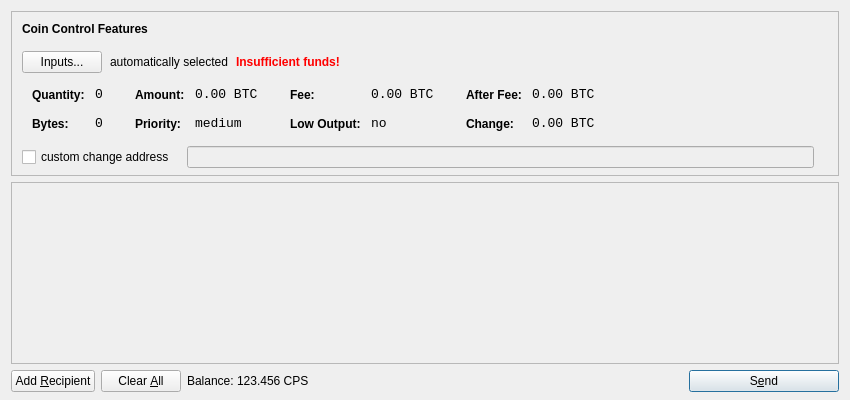
<?xml version="1.0" encoding="UTF-8"?>
<ui version="4.0">
 <class>SendCoinsDialog</class>
 <widget class="QDialog" name="SendCoinsDialog">
  <property name="geometry">
   <rect>
    <x>0</x>
    <y>0</y>
    <width>850</width>
    <height>400</height>
   </rect>
  </property>
  <property name="windowTitle">
   <string>Send Coins</string>
  </property>
  <layout class="QVBoxLayout" name="verticalLayout" stretch="0,1,0">
   <property name="bottomMargin">
    <number>8</number>
   </property>
   <item>
    <widget class="QFrame" name="frameCoinControl">
     <property name="sizePolicy">
      <sizepolicy hsizetype="Expanding" vsizetype="Expanding">
       <horstretch>0</horstretch>
       <verstretch>0</verstretch>
      </sizepolicy>
     </property>
     <property name="maximumSize">
      <size>
       <width>16777215</width>
       <height>16777215</height>
      </size>
     </property>
     <property name="frameShape">
      <enum>QFrame::StyledPanel</enum>
     </property>
     <property name="frameShadow">
      <enum>QFrame::Sunken</enum>
     </property>
     <layout class="QVBoxLayout" name="verticalLayoutCoinControl2">
      <property name="spacing">
       <number>-1</number>
      </property>
      <property name="leftMargin">
       <number>0</number>
      </property>
      <property name="topMargin">
       <number>0</number>
      </property>
      <property name="rightMargin">
       <number>0</number>
      </property>
      <property name="bottomMargin">
       <number>6</number>
      </property>
      <item>
       <layout class="QVBoxLayout" name="verticalLayoutCoinControl" stretch="0,0,0,0,1">
        <property name="spacing">
         <number>0</number>
        </property>
        <property name="leftMargin">
         <number>10</number>
        </property>
        <property name="topMargin">
         <number>10</number>
        </property>
        <item>
         <layout class="QHBoxLayout" name="horizontalLayoutCoinControl1">
          <property name="bottomMargin">
           <number>15</number>
          </property>
          <item>
           <widget class="QLabel" name="labelCoinControlFeatures">
            <property name="sizePolicy">
             <sizepolicy hsizetype="Preferred" vsizetype="Maximum">
              <horstretch>0</horstretch>
              <verstretch>0</verstretch>
             </sizepolicy>
            </property>
            <property name="font">
             <font>
              <weight>75</weight>
              <bold>true</bold>
             </font>
            </property>
            <property name="styleSheet">
             <string notr="true">font-weight:bold;</string>
            </property>
            <property name="text">
             <string>Coin Control Features</string>
            </property>
           </widget>
          </item>
         </layout>
        </item>
        <item>
         <layout class="QHBoxLayout" name="horizontalLayoutCoinControl2" stretch="0,0,0,0">
          <property name="spacing">
           <number>8</number>
          </property>
          <property name="bottomMargin">
           <number>10</number>
          </property>
          <item>
           <widget class="QPushButton" name="pushButtonCoinControl">
            <property name="styleSheet">
             <string notr="true"/>
            </property>
            <property name="text">
             <string>Inputs...</string>
            </property>
           </widget>
          </item>
          <item>
           <widget class="QLabel" name="labelCoinControlAutomaticallySelected">
            <property name="text">
             <string>automatically selected</string>
            </property>
            <property name="margin">
             <number>5</number>
            </property>
           </widget>
          </item>
          <item>
           <widget class="QLabel" name="labelCoinControlInsuffFunds">
            <property name="font">
             <font>
              <weight>75</weight>
              <bold>true</bold>
             </font>
            </property>
            <property name="styleSheet">
             <string notr="true">color:red;font-weight:bold;</string>
            </property>
            <property name="text">
             <string>Insufficient funds!</string>
            </property>
            <property name="margin">
             <number>5</number>
            </property>
           </widget>
          </item>
          <item>
           <spacer name="horizontalSpacerCoinControl">
            <property name="orientation">
             <enum>Qt::Horizontal</enum>
            </property>
            <property name="sizeHint" stdset="0">
             <size>
              <width>40</width>
              <height>1</height>
             </size>
            </property>
           </spacer>
          </item>
         </layout>
        </item>
        <item>
         <widget class="QWidget" name="widgetCoinControl" native="true">
          <property name="sizePolicy">
           <sizepolicy hsizetype="Preferred" vsizetype="Preferred">
            <horstretch>0</horstretch>
            <verstretch>0</verstretch>
           </sizepolicy>
          </property>
          <property name="minimumSize">
           <size>
            <width>0</width>
            <height>0</height>
           </size>
          </property>
          <property name="styleSheet">
           <string notr="true"/>
          </property>
          <layout class="QHBoxLayout" name="horizontalLayoutCoinControl5">
           <property name="margin">
            <number>0</number>
           </property>
           <item>
            <layout class="QHBoxLayout" name="horizontalLayoutCoinControl3" stretch="0,0,0,1">
             <property name="spacing">
              <number>20</number>
             </property>
             <property name="topMargin">
              <number>0</number>
             </property>
             <property name="bottomMargin">
              <number>10</number>
             </property>
             <item>
              <layout class="QFormLayout" name="formLayoutCoinControl1">
               <property name="horizontalSpacing">
                <number>10</number>
               </property>
               <property name="verticalSpacing">
                <number>14</number>
               </property>
               <property name="leftMargin">
                <number>10</number>
               </property>
               <property name="topMargin">
                <number>4</number>
               </property>
               <property name="rightMargin">
                <number>6</number>
               </property>
               <item row="0" column="0">
                <widget class="QLabel" name="labelCoinControlQuantityText">
                 <property name="styleSheet">
                  <string notr="true">font-weight:bold;</string>
                 </property>
                 <property name="text">
                  <string>Quantity:</string>
                 </property>
                 <property name="margin">
                  <number>0</number>
                 </property>
                </widget>
               </item>
               <item row="0" column="1">
                <widget class="QLabel" name="labelCoinControlQuantity">
                 <property name="font">
                  <font>
                   <family>Monospace</family>
                   <pointsize>10</pointsize>
                  </font>
                 </property>
                 <property name="cursor">
                  <cursorShape>IBeamCursor</cursorShape>
                 </property>
                 <property name="contextMenuPolicy">
                  <enum>Qt::ActionsContextMenu</enum>
                 </property>
                 <property name="text">
                  <string notr="true">0</string>
                 </property>
                 <property name="margin">
                  <number>0</number>
                 </property>
                 <property name="textInteractionFlags">
                  <set>Qt::LinksAccessibleByMouse|Qt::TextSelectableByKeyboard|Qt::TextSelectableByMouse</set>
                 </property>
                </widget>
               </item>
               <item row="1" column="0">
                <widget class="QLabel" name="labelCoinControlBytesText">
                 <property name="styleSheet">
                  <string notr="true">font-weight:bold;</string>
                 </property>
                 <property name="text">
                  <string>Bytes:</string>
                 </property>
                </widget>
               </item>
               <item row="1" column="1">
                <widget class="QLabel" name="labelCoinControlBytes">
                 <property name="font">
                  <font>
                   <family>Monospace</family>
                   <pointsize>10</pointsize>
                  </font>
                 </property>
                 <property name="cursor">
                  <cursorShape>IBeamCursor</cursorShape>
                 </property>
                 <property name="contextMenuPolicy">
                  <enum>Qt::ActionsContextMenu</enum>
                 </property>
                 <property name="text">
                  <string notr="true">0</string>
                 </property>
                 <property name="textInteractionFlags">
                  <set>Qt::LinksAccessibleByMouse|Qt::TextSelectableByKeyboard|Qt::TextSelectableByMouse</set>
                 </property>
                </widget>
               </item>
              </layout>
             </item>
             <item>
              <layout class="QFormLayout" name="formLayoutCoinControl2">
               <property name="horizontalSpacing">
                <number>10</number>
               </property>
               <property name="verticalSpacing">
                <number>14</number>
               </property>
               <property name="leftMargin">
                <number>6</number>
               </property>
               <property name="topMargin">
                <number>4</number>
               </property>
               <property name="rightMargin">
                <number>6</number>
               </property>
               <item row="0" column="0">
                <widget class="QLabel" name="labelCoinControlAmountText">
                 <property name="styleSheet">
                  <string notr="true">font-weight:bold;</string>
                 </property>
                 <property name="text">
                  <string>Amount:</string>
                 </property>
                 <property name="margin">
                  <number>0</number>
                 </property>
                </widget>
               </item>
               <item row="0" column="1">
                <widget class="QLabel" name="labelCoinControlAmount">
                 <property name="font">
                  <font>
                   <family>Monospace</family>
                   <pointsize>10</pointsize>
                  </font>
                 </property>
                 <property name="cursor">
                  <cursorShape>IBeamCursor</cursorShape>
                 </property>
                 <property name="contextMenuPolicy">
                  <enum>Qt::ActionsContextMenu</enum>
                 </property>
                 <property name="text">
                  <string notr="true">0.00 BTC</string>
                 </property>
                 <property name="textInteractionFlags">
                  <set>Qt::LinksAccessibleByMouse|Qt::TextSelectableByKeyboard|Qt::TextSelectableByMouse</set>
                 </property>
                </widget>
               </item>
               <item row="1" column="0">
                <widget class="QLabel" name="labelCoinControlPriorityText">
                 <property name="styleSheet">
                  <string notr="true">font-weight:bold;</string>
                 </property>
                 <property name="text">
                  <string>Priority:</string>
                 </property>
                </widget>
               </item>
               <item row="1" column="1">
                <widget class="QLabel" name="labelCoinControlPriority">
                 <property name="font">
                  <font>
                   <family>Monospace</family>
                   <pointsize>10</pointsize>
                  </font>
                 </property>
                 <property name="cursor">
                  <cursorShape>IBeamCursor</cursorShape>
                 </property>
                 <property name="contextMenuPolicy">
                  <enum>Qt::ActionsContextMenu</enum>
                 </property>
                 <property name="text">
                  <string>medium</string>
                 </property>
                 <property name="textInteractionFlags">
                  <set>Qt::LinksAccessibleByMouse|Qt::TextSelectableByKeyboard|Qt::TextSelectableByMouse</set>
                 </property>
                </widget>
               </item>
              </layout>
             </item>
             <item>
              <layout class="QFormLayout" name="formLayoutCoinControl3">
               <property name="horizontalSpacing">
                <number>10</number>
               </property>
               <property name="verticalSpacing">
                <number>14</number>
               </property>
               <property name="leftMargin">
                <number>6</number>
               </property>
               <property name="topMargin">
                <number>4</number>
               </property>
               <property name="rightMargin">
                <number>6</number>
               </property>
               <item row="0" column="0">
                <widget class="QLabel" name="labelCoinControlFeeText">
                 <property name="styleSheet">
                  <string notr="true">font-weight:bold;</string>
                 </property>
                 <property name="text">
                  <string>Fee:</string>
                 </property>
                 <property name="margin">
                  <number>0</number>
                 </property>
                </widget>
               </item>
               <item row="0" column="1">
                <widget class="QLabel" name="labelCoinControlFee">
                 <property name="font">
                  <font>
                   <family>Monospace</family>
                   <pointsize>10</pointsize>
                  </font>
                 </property>
                 <property name="cursor">
                  <cursorShape>IBeamCursor</cursorShape>
                 </property>
                 <property name="contextMenuPolicy">
                  <enum>Qt::ActionsContextMenu</enum>
                 </property>
                 <property name="text">
                  <string notr="true">0.00 BTC</string>
                 </property>
                 <property name="textInteractionFlags">
                  <set>Qt::LinksAccessibleByMouse|Qt::TextSelectableByKeyboard|Qt::TextSelectableByMouse</set>
                 </property>
                </widget>
               </item>
               <item row="1" column="0">
                <widget class="QLabel" name="labelCoinControlLowOutputText">
                 <property name="styleSheet">
                  <string notr="true">font-weight:bold;</string>
                 </property>
                 <property name="text">
                  <string>Low Output:</string>
                 </property>
                </widget>
               </item>
               <item row="1" column="1">
                <widget class="QLabel" name="labelCoinControlLowOutput">
                 <property name="font">
                  <font>
                   <family>Monospace</family>
                   <pointsize>10</pointsize>
                  </font>
                 </property>
                 <property name="cursor">
                  <cursorShape>IBeamCursor</cursorShape>
                 </property>
                 <property name="contextMenuPolicy">
                  <enum>Qt::ActionsContextMenu</enum>
                 </property>
                 <property name="text">
                  <string>no</string>
                 </property>
                 <property name="textInteractionFlags">
                  <set>Qt::LinksAccessibleByMouse|Qt::TextSelectableByKeyboard|Qt::TextSelectableByMouse</set>
                 </property>
                </widget>
               </item>
              </layout>
             </item>
             <item>
              <layout class="QFormLayout" name="formLayoutCoinControl4">
               <property name="horizontalSpacing">
                <number>10</number>
               </property>
               <property name="verticalSpacing">
                <number>14</number>
               </property>
               <property name="leftMargin">
                <number>6</number>
               </property>
               <property name="topMargin">
                <number>4</number>
               </property>
               <property name="rightMargin">
                <number>6</number>
               </property>
               <item row="0" column="0">
                <widget class="QLabel" name="labelCoinControlAfterFeeText">
                 <property name="styleSheet">
                  <string notr="true">font-weight:bold;</string>
                 </property>
                 <property name="text">
                  <string>After Fee:</string>
                 </property>
                 <property name="margin">
                  <number>0</number>
                 </property>
                </widget>
               </item>
               <item row="0" column="1">
                <widget class="QLabel" name="labelCoinControlAfterFee">
                 <property name="font">
                  <font>
                   <family>Monospace</family>
                   <pointsize>10</pointsize>
                  </font>
                 </property>
                 <property name="cursor">
                  <cursorShape>IBeamCursor</cursorShape>
                 </property>
                 <property name="contextMenuPolicy">
                  <enum>Qt::ActionsContextMenu</enum>
                 </property>
                 <property name="text">
                  <string notr="true">0.00 BTC</string>
                 </property>
                 <property name="textInteractionFlags">
                  <set>Qt::LinksAccessibleByMouse|Qt::TextSelectableByKeyboard|Qt::TextSelectableByMouse</set>
                 </property>
                </widget>
               </item>
               <item row="1" column="0">
                <widget class="QLabel" name="labelCoinControlChangeText">
                 <property name="styleSheet">
                  <string notr="true">font-weight:bold;</string>
                 </property>
                 <property name="text">
                  <string>Change:</string>
                 </property>
                </widget>
               </item>
               <item row="1" column="1">
                <widget class="QLabel" name="labelCoinControlChange">
                 <property name="font">
                  <font>
                   <family>Monospace</family>
                   <pointsize>10</pointsize>
                  </font>
                 </property>
                 <property name="cursor">
                  <cursorShape>IBeamCursor</cursorShape>
                 </property>
                 <property name="contextMenuPolicy">
                  <enum>Qt::ActionsContextMenu</enum>
                 </property>
                 <property name="text">
                  <string notr="true">0.00 BTC</string>
                 </property>
                 <property name="textInteractionFlags">
                  <set>Qt::LinksAccessibleByMouse|Qt::TextSelectableByKeyboard|Qt::TextSelectableByMouse</set>
                 </property>
                </widget>
               </item>
              </layout>
             </item>
            </layout>
           </item>
          </layout>
         </widget>
        </item>
        <item>
         <layout class="QHBoxLayout" name="horizontalLayoutCoinControl4" stretch="0,0,0">
          <property name="spacing">
           <number>12</number>
          </property>
          <property name="sizeConstraint">
           <enum>QLayout::SetDefaultConstraint</enum>
          </property>
          <property name="topMargin">
           <number>5</number>
          </property>
          <property name="rightMargin">
           <number>5</number>
          </property>
          <item>
           <widget class="QCheckBox" name="checkBoxCoinControlChange">
            <property name="text">
             <string>custom change address</string>
            </property>
           </widget>
          </item>
          <item>
           <widget class="QLineEdit" name="lineEditCoinControlChange">
            <property name="enabled">
             <bool>false</bool>
            </property>
            <property name="sizePolicy">
             <sizepolicy hsizetype="Expanding" vsizetype="Fixed">
              <horstretch>0</horstretch>
              <verstretch>0</verstretch>
             </sizepolicy>
            </property>
           </widget>
          </item>
          <item>
           <widget class="QLabel" name="labelCoinControlChangeLabel">
            <property name="sizePolicy">
             <sizepolicy hsizetype="Preferred" vsizetype="Expanding">
              <horstretch>0</horstretch>
              <verstretch>0</verstretch>
             </sizepolicy>
            </property>
            <property name="minimumSize">
             <size>
              <width>0</width>
              <height>0</height>
             </size>
            </property>
            <property name="text">
             <string/>
            </property>
            <property name="margin">
             <number>3</number>
            </property>
           </widget>
          </item>
         </layout>
        </item>
        <item>
         <spacer name="verticalSpacerCoinControl">
          <property name="orientation">
           <enum>Qt::Vertical</enum>
          </property>
          <property name="sizeHint" stdset="0">
           <size>
            <width>800</width>
            <height>1</height>
           </size>
          </property>
         </spacer>
        </item>
       </layout>
      </item>
     </layout>
    </widget>
   </item>
   <item>
    <widget class="QScrollArea" name="scrollArea">
     <property name="widgetResizable">
      <bool>true</bool>
     </property>
     <widget class="QWidget" name="scrollAreaWidgetContents">
      <property name="geometry">
       <rect>
        <x>0</x>
        <y>0</y>
        <width>830</width>
        <height>165</height>
       </rect>
      </property>
      <layout class="QVBoxLayout" name="verticalLayout_2">
       <property name="margin">
        <number>0</number>
       </property>
       <item>
        <layout class="QVBoxLayout" name="entries">
         <property name="spacing">
          <number>6</number>
         </property>
        </layout>
       </item>
       <item>
        <spacer name="verticalSpacer">
         <property name="orientation">
          <enum>Qt::Vertical</enum>
         </property>
         <property name="sizeHint" stdset="0">
          <size>
           <width>20</width>
           <height>40</height>
          </size>
         </property>
        </spacer>
       </item>
      </layout>
     </widget>
    </widget>
   </item>
   <item>
    <layout class="QHBoxLayout" name="horizontalLayout">
     <item>
      <widget class="QPushButton" name="addButton">
       <property name="toolTip">
        <string>Send to multiple recipients at once</string>
       </property>
       <property name="text">
        <string>Add &amp;Recipient</string>
       </property>
       <property name="icon">
        <iconset resource="../bitcoin.qrc">
         <normaloff>:/icons/add</normaloff>:/icons/add</iconset>
       </property>
       <property name="autoDefault">
        <bool>false</bool>
       </property>
      </widget>
     </item>
     <item>
      <widget class="QPushButton" name="clearButton">
       <property name="sizePolicy">
        <sizepolicy hsizetype="Minimum" vsizetype="Fixed">
         <horstretch>0</horstretch>
         <verstretch>0</verstretch>
        </sizepolicy>
       </property>
       <property name="toolTip">
        <string>Remove all transaction fields</string>
       </property>
       <property name="text">
        <string>Clear &amp;All</string>
       </property>
       <property name="icon">
        <iconset resource="../bitcoin.qrc">
         <normaloff>:/icons/remove</normaloff>:/icons/remove</iconset>
       </property>
       <property name="autoRepeatDelay">
        <number>300</number>
       </property>
       <property name="autoDefault">
        <bool>false</bool>
       </property>
      </widget>
     </item>
     <item>
      <layout class="QHBoxLayout" name="horizontalLayout_2">
       <property name="spacing">
        <number>3</number>
       </property>
       <item>
        <widget class="QLabel" name="label">
         <property name="text">
          <string>Balance:</string>
         </property>
        </widget>
       </item>
       <item>
        <widget class="QLabel" name="labelBalance">
         <property name="cursor">
          <cursorShape>IBeamCursor</cursorShape>
         </property>
         <property name="text">
          <string>123.456 CPS</string>
         </property>
         <property name="textInteractionFlags">
          <set>Qt::LinksAccessibleByMouse|Qt::TextSelectableByKeyboard|Qt::TextSelectableByMouse</set>
         </property>
        </widget>
       </item>
      </layout>
     </item>
     <item>
      <spacer name="horizontalSpacer">
       <property name="orientation">
        <enum>Qt::Horizontal</enum>
       </property>
       <property name="sizeHint" stdset="0">
        <size>
         <width>40</width>
         <height>20</height>
        </size>
       </property>
      </spacer>
     </item>
     <item>
      <widget class="QPushButton" name="sendButton">
       <property name="minimumSize">
        <size>
         <width>150</width>
         <height>0</height>
        </size>
       </property>
       <property name="toolTip">
        <string>Confirm the send action</string>
       </property>
       <property name="text">
        <string>S&amp;end</string>
       </property>
       <property name="icon">
        <iconset resource="../bitcoin.qrc">
         <normaloff>:/icons/send</normaloff>:/icons/send</iconset>
       </property>
       <property name="default">
        <bool>true</bool>
       </property>
      </widget>
     </item>
    </layout>
   </item>
  </layout>
 </widget>
 <resources>
  <include location="../bitcoin.qrc"/>
 </resources>
 <connections/>
</ui>
